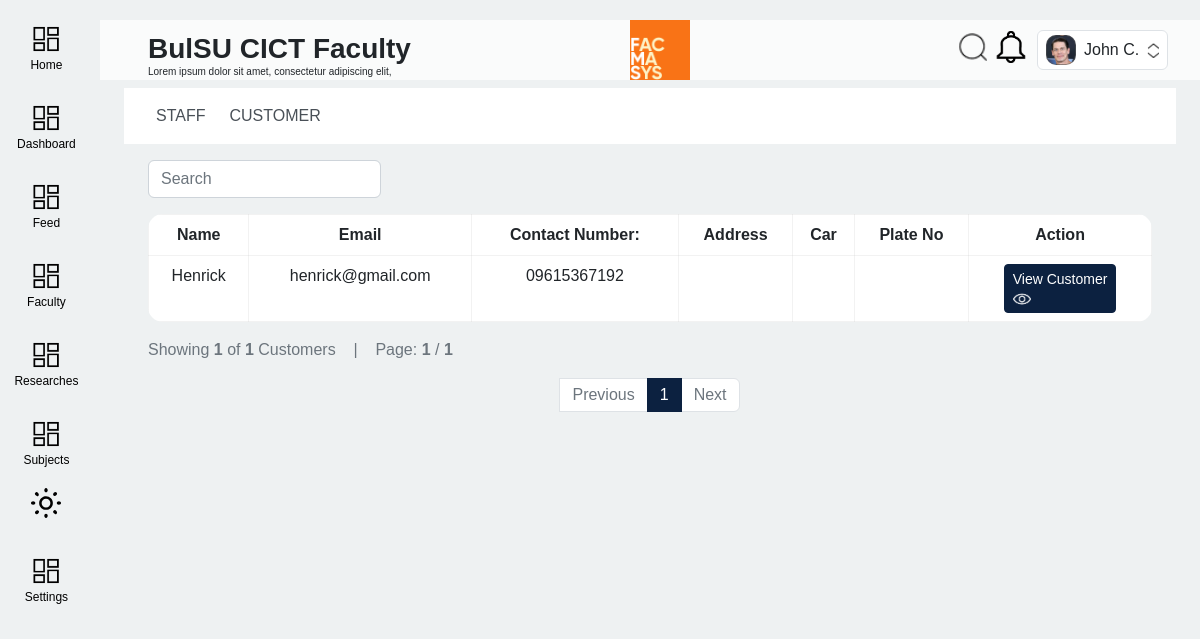
Screenshot of /user/accounts/customer (signed in) with the database file from the repository.
### user/models.py (models this page shows, shortened)
class Profile(models.Model):
    ROLES = (
        ('faculty', 'Faculty'),
        ('depthead', 'Department Head'),
        ('researchcoor', 'Research Coordinator'),
        ('extensioncoor', 'Extension Coordinator')
    )
    user = models.OneToOneField(User, on_delete=models.CASCADE, null=True)
    image = models.ImageField(default='profile_icon.png', upload_to='Profile_Images')
    age = models.IntegerField(null=True,blank=True)
    user_role = models.CharField(max_length=30, choices=ROLES, default='faculty')
    address =  models.CharField(max_length=200, null=True, blank=True)
    city_of_residence = models.CharField(max_length=100, null=True,blank=True)
    phone = models.CharField(max_length=13, null=True,blank=True)

class Customer(models.Model):
    name = models.CharField(max_length=100, null=True)
    email = models.EmailField(max_length=254, null=True, unique=True)
    contact = models.CharField(max_length=15, null=True)
    address = models.CharField(max_length=255, null=True, blank=True)
    car_make = models.CharField(max_length=100, null=True, blank=True)
    plate_no = models.CharField(max_length=10, null=True, blank=True)

### user/views.py (the view)
# urls.py: path('accounts/customer',views.customer, name='dashboard-customer'),
@login_required
def customer(request):
    customers = Customer.objects.all()
    if 'q' in request.GET:
        search_customer = request.GET['q']
        multiple_search =  Q(Q(name__istartswith=search_customer)|Q(email__istartswith=search_customer))
        customers = Customer.objects.filter(multiple_search)
    else:
        customers = Customer.objects.all()
    page = Paginator(customers,10)
    page_list = request.GET.get('page')
    page = page.get_page(page_list)
    context = {
        'label':'Accounts',
        'page':page,
        'count':customers.count(),
        'state':'accounts',
        'notifications':Notifications.objects.filter(user=request.user),
    }
    return render(request, 'user/customer.html', context)

### facmasys/context_processors.py (called while the page is built)
def theme(request):
    key = request.COOKIES.get('theme')
    return {'theme': key}

def ajax(request):
    is_ajax = False
    if request.headers.get('X-Requested-With') == 'XMLHttpRequest':
        is_ajax = True
    else:
        is_ajax = False
    return {'ajax': is_ajax}

### templates/user/customer.html (shortened to what this page needs)
{% extends 'partials/base.html' %}
{% load static %}
{% block content %}
<div style="margin-top: 64px;">
    <nav class="navbar navbar-expand-sm navbar-light bg-white mb-2">
        <div class="mx-4" id="navbarSupportedContent">
            <ul class="navbar-nav mr-auto">
                {% if request.user.is_staff %}
                <li class="nav-item mr-2">
                <a class="nav-link" href="{% url 'faculty-index' %}"><span class="default-state">STAFF</span></a>
                </li>
                {% endif %}
                <li class="nav-item mr-2">
                <a class="nav-link" href="{% url 'dashboard-customer' %}"><span class="default-state navtab-active">CUSTOMER</span></a>
                </li>
            </ul>
        </div>
    </nav>
    <div>
        <div class="my-3 mx-4">
            {% block filters %}
            <form class="form-inline my-2 my-lg-0"
                hx-target="#item-list"
                hx-swap="outerHTML"
                hx-trigger="submit, input delay:0.3s" method="get">
                    <div class="col-mr-1">
                        <div>
                        <input class="form-control mr-sm-2" type="search" placeholder="Search" name="q" aria-label="Search">
                        </div>
                    </div>
            </form>
            {% endblock %}
        </div>
        <div id="item-list">
            <div class="mx-4">
                <table class="table bg-white text-center">
                    <thead>
                        <tr>
                            <th scope="col">Name</th>
                            <th scope="col">Email</th>
                            <th scope="col">Contact Number:</th>
                            <th scope="col">Address</th>
                            <th scope="col">Car</th>
                            <th scope="col">Plate No</th>
                            <th scope="col">Action</th>
                        </tr>
                    </thead>
                    <tbody>
                        {% for customer in page %}
                        <tr>
                            <td>{{ customer.name }}</td>
                            <td>{{ customer.email }}</td>
                            <td>{{ customer.contact }}</td>
                            <td>{{ customer.address }}</td>
                            <td>{{ customer.car_make }}</td>
                            <td>{{ customer.plate_no }}</td>
                            <th scope="row">
                                <span class="tooltips_top">
                                    <a class="btn btn-info btn-sm" href="{% url 'user-customer-detail' customer.id %}">
                                    <span class="tooltiptext_top"> View Customer </span>
                                    <img src="{% static 'images/icon_view.png' %}" style="width:18px; height:18px;" alt="View Customer">
                                    </a>
                                </span>
                            </th>
                        </tr>
                        {% endfor %}
                    </tbody>
                </table>
            </div>
            <p class="ml-4 text-muted">
                Showing <strong> {{count}} </strong>  of  <strong> {{count}} </strong> Customers
                &nbsp;&nbsp; | &nbsp;&nbsp;
                Page: <strong> {{ page.number }} </strong> / <strong> {{ page.paginator.num_pages }} </strong>
            </p>
                <div class="row my-1">
                    <div class="col d-flex justify-content-center">
                        <nav aria-label="...">
                            <ul class="pagination">
                                <li class="page-item">
                                {% if page.has_previous %}
                                    <a class="page-link" href="{% url 'dashboard-customer' %}?page={{ page.previous_page_number }}">Previous</a>
                                </li>
                                {% else %}
                                <li class="page-item disabled">
                                    <a class="page-link" href="">Previous</a>
                                </li>
                                {% endif %}
                                {% for num_page in page.paginator.page_range %}
                                <br>
                                {% if page.number == num_page %}
                                <li class="page-item active" aria-current="page">
                                    <a class="page-link" href="{% url 'dashboard-customer' %}?page={{ num_page }}">{{ num_page }}</a>
                                </li>
                                {% else %}
                                <li class="page-item" aria-current="page">
                                    <a class="page-link" href="{% url 'dashboard-customer' %}?page={{ num_page }}">{{ num_page }}</a>
                                </li>
                                {% endif %}
                                <br>
                                {% endfor %}
                                <li class="page-item">
                                {% if page.has_next %}
                                    <a class="page-link" href="{% url 'dashboard-customer' %}?page={{ page.next_page_number }}">Next</a>
                                </li>
                                {% else %}
                                <li class="page-item disabled">
                                    <a class="page-link" href="">Next</a>
                                </li>
                                {% endif %}
                            </ul>
                        </nav>
                    </div>
              </div>
        </div>
    </div>
</div>
{% endblock %}

### templates/partials/base.html (shortened to what this page needs)
{% load static %}
{% load tailwind_tags %}
<!DOCTYPE html>
<html lang="en" class="{{theme}}">
    {% if not ajax %}
    <head>
        {% tailwind_css %}
        <link rel="stylesheet" href="https://cdn.jsdelivr.net/npm/bootstrap@4.6.2/dist/css/bootstrap.min.css"
>
        <link rel="stylesheet" href="https://use.fontawesome.com/releases/v5.15.2/css/all.css"
>
        <link rel="stylesheet" href="{% static 'scss/style.css' %}" media="screen" />
        <link rel="stylesheet" href="{% static 'css/animations.css' %}" />
        <link rel="stylesheet" href="{% static 'css/overrides.css' %}" />
    </head>
    {% endif %}
    {% if not ajax %}<body id="body-pd" class="transition-all dark:bg-[#2A2A2A]" hx-headers='{"X-CSRFToken": "{{ csrf_token }}"}'>{% endif %}
        <div class="{% if not ajax and user.is_authenticated %}grid grid-cols-[100px_90fr]{% endif %}">
            {% if not ajax %}
                <div>
                    {% include 'partials/sidebar.html' %}
                </div>
            {% endif %}
            <div class="z-[200]">
                {% if not ajax %}
                <div class="relative">
                    <div id="header" class="bg-[rgba(255,255,255,0.7)] dark:bg-[#36363690] transition-all z-[200] px-[4vw] justify-between items-center top-5 flex gap-2 fixed" style="width:93vw">
                        <div class=" dark:text-white dark:white leading-[0] flex translate-y-[10px]">
                            <div>
                                <h3 id="page_title_body" class="transition-all duration-75 font-semibold">BulSU CICT Faculty</h3>
                                <p id="page_title_body_sub" class="transition-all text-[10px] mt-[-1px]">Lorem ipsum dolor sit amet, consectetur adipiscing elit, </p>
                            </div>
                        </div>
                        <a href="{% url 'index' %}" id="center-logo" class="transition-all translate-x-[-2vw] hover:border hover:border-white flex justify-center w-[60px]">
                            <img src="{% static '/images/logo.png' %}" style="width: 60px; height: auto;" alt="Search Icon">
                        </a>
                        <div class="flex justify-end gap-2 items-center">
                            {% if request.user.is_authenticated %}
                            <div class="dropdown">
                                <button class="transition mr-[2px] dark:invert-0 invert" id="top-search-button" type="button" >
                                    <img src="{% static '/images/search.png' %}" style="width: 32px; height: 32px;" alt="Search Icon">
                                </button>
                                <button class="mr-[2px] dark:invert-0 invert" type="button" data-toggle="dropdown" aria-haspopup="true" aria-expanded="false">
                                    <img src="{% static '/images/icon_notification.png' %}" style="width: 32px; height: 32px;" alt="Notif Icon">
                                </button>
                            </div>
                            {% endif %}
                            {% if request.user.is_authenticated %}
                            <div class="transition dropdown">
                                <button class="transition bg-white hover:opacity-[0.5] rounded-md border border-[rgba(200,200,200,0.5)] flex gap-2 p-1 px-2 items-center" type="button" data-toggle="dropdown" aria-haspopup="true" aria-expanded="false">
                                    <div style="background-image: url('{{ user.profile.image.url }}');height:30px; width:30px;background-size:cover;border-radius: 10px;border: 1px solid rgba(85, 85, 85, 0.553)"></div>
                                    <div class="text-md">{{ request.user.first_name }} {{ request.user.last_name.0 }}.</div>
                                    <img src="{% static 'images/arrow.png' %}" class="h-[15px]"/>
                                </button>
                            </div>
                            {% endif %}
                        </div>
                    </div>
                </div>
                {% endif %}
                <div class="p-4 transition-all" id="main-body">
                    {% block content %}
                    {% endblock %}
                </div>
            </div>
        </div>
    {% if not ajax %}</body>{% endif %}
</html>

### static/css/overrides.css (style rules this page uses)
a, a:hover { text-decoration: none !important; }
table { background:rgba(200, 200, 200, 0.076); border-radius: 15px; overflow:hidden; width: 100% !important; }
table tr, table td, table th { border: 1px solid rgba(200, 200, 200, 0.235) !important; }
table th { padding: 10px; }

### templates/user/customer.html (style rules this page uses)
body { background: #eef1f2; overflow-x: hidden; }

### rows the page displays
Customer: name "Henrick", email "henrick@gmail.com", contact "09615367192"

### other values shown
{{ request.user.first_name }} "John"
{{ request.user.last_name.0 }} "C"
{{ count }} "1"
{{ page.number }} "1"
{{ page.paginator.num_pages }} "1"
{{ num_page }} "1"
